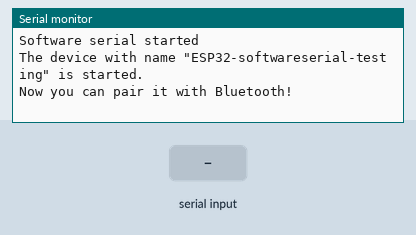
The sketch below on a simulated ESP32. Shown: the last lines printed to the serial monitor. The inputs (shaded band) are chosen by the test bench. Nothing arrives over Bluetooth unless stated.

Above: at 1.2 s.
1.3 s: "1\n" received over the second serial link
At 2.5 s:
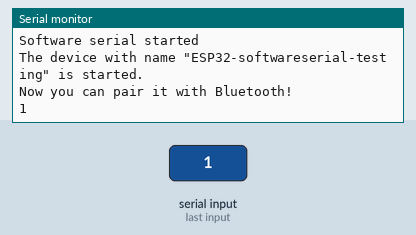
2.8 s: "0\n" received over the second serial link
At 3.7 s:
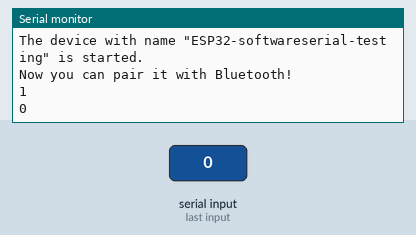
4.3 s: "2\n" received over the second serial link
At 4.9 s:
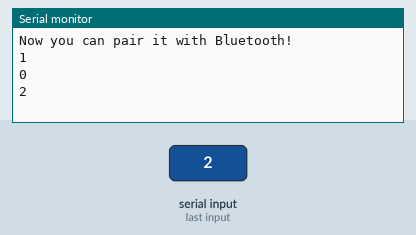

Measured:
- after the input at 1.3 s, the serial monitor: prints a new line at once (image 1)
- after the input at 2.8 s, the serial monitor: prints a new line at once (image 2)
- after the input at 4.3 s, the serial monitor: prints a new line at once (image 3)

The sketch:

sending.ino
```cpp
#include <SoftwareSerial.h>
#include "BluetoothSerial.h"

String device_name = "ESP32-softwareserial-testing";

// Check if Bluetooth is available
#if !defined(CONFIG_BT_ENABLED) || !defined(CONFIG_BLUEDROID_ENABLED)
#error Bluetooth is not enabled! Please run `make menuconfig` to and enable it
#endif

// Check Serial Port Profile
#if !defined(CONFIG_BT_SPP_ENABLED)
#error Serial Port Profile for Bluetooth is not available or not enabled. It is only available for the ESP32 chip.
#endif

BluetoothSerial SerialBT;

// Chọn các chân GPIO cho TX và RX
SoftwareSerial mySerial(14, 12);  // RX, TX

void setup() {
  // Khởi động serial monitor cho debug
  Serial.begin(115200);
  while (!Serial) {
    ; // Chờ Serial sẵn sàng
  }

  // Khởi động Software Serial
  mySerial.begin(9600);
  Serial.println("Software serial started");
  SerialBT.begin(device_name);  //Bluetooth device name
  //SerialBT.deleteAllBondedDevices(); // Uncomment this to delete paired devices; Must be called after begin
  Serial.printf("The device with name \"%s\" is started.\nNow you can pair it with Bluetooth!\n", device_name.c_str());

}

String str = "";
void loop() {
  // Kiểm tra nếu có dữ liệu từ Software Serial
  if (mySerial.available()) {
    char c = mySerial.read();
    Serial.write(c);  // In ra serial monitor
  }

  if (SerialBT.available()) {
    char c = SerialBT.read();  // Thay đổi từ mySerial.read() thành SerialBT.read()
    str += c;
    if(c == '\n'){
      mySerial.write(str.c_str());
      str = "";
    }
  }
}
  
```
